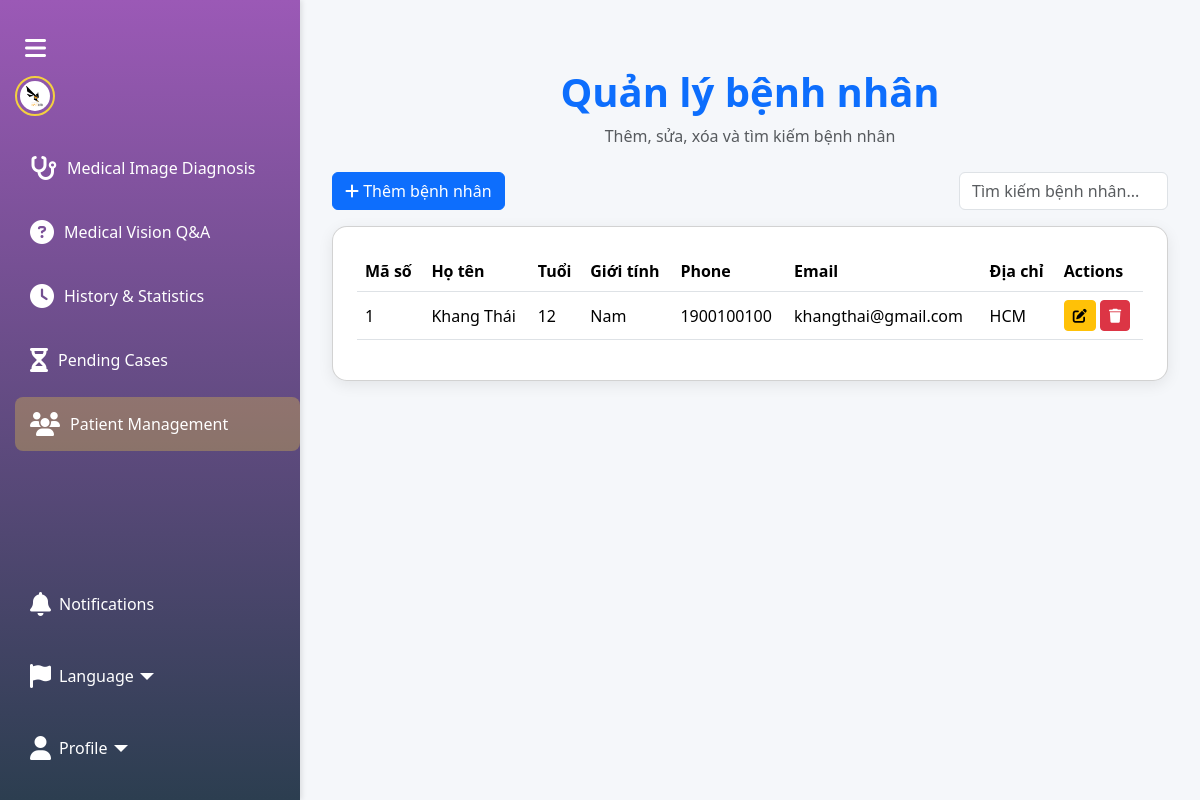
/patient-management (signed in), run on an earlier commit of the app's database.
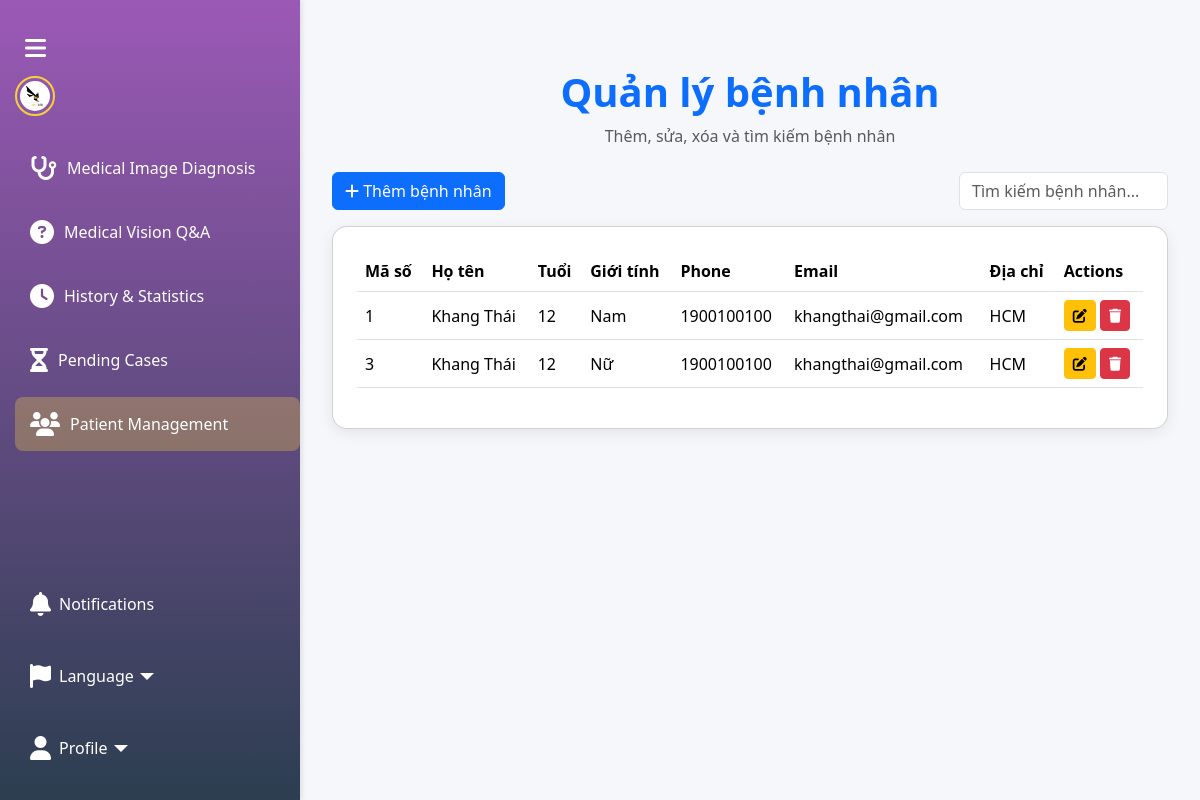
And on a later commit of the database.
### tables this page shows
CREATE TABLE patients (
            id INTEGER PRIMARY KEY AUTOINCREMENT,
            name TEXT NOT NULL,
            age INTEGER,
            gender TEXT,
            phone TEXT,
            email TEXT,
            address TEXT,
            creator_id INTEGER NOT NULL
        );

### app.py (the view)
@app.route("/patient-management")
def patient_management():
    if ('user_id' not in session) or ('user_role' not in session):
        flash("Vui lòng đăng nhập", "danger")
        return redirect(url_for('index'))
    if (session['user_role'] != 'doctor'):
        flash("Role khong hop le", "danger")
        return redirect(url_for('index'))
    user_id = session['user_id']
    conn = get_db_conn()
    patients = conn.execute(
        "SELECT * FROM patients WHERE creator_id = ?",
        (user_id,)
    ).fetchall()
    conn.close()
    return render_template("patient_management.html", isDoctor=True, show_patient_management=True, patients=patients)

### app.py (called while the page is built)
def get_db_conn():
    conn = sqlite3.connect(DB_FILE)
    conn.row_factory = sqlite3.Row
    return conn

### templates/patient_management.html (shortened to what this page needs)
<!DOCTYPE html>
<html lang="en">
<head>
  <link href="https://cdn.jsdelivr.net/npm/bootstrap@5.3.2/dist/css/bootstrap.min.css" rel="stylesheet">
  <link rel="stylesheet" href="https://cdnjs.cloudflare.com/ajax/libs/font-awesome/6.4.2/css/all.min.css">
  <link rel="stylesheet" href="{{ url_for('static', filename='sidebar.css') }}">
</head>
<body class="sidebar-collapsed" data-page="patient-management">
  {% include "sidebar.html" %}
  <div class="content">
    <div class="container py-5">
      <div class="text-center mb-4">
        <h1 class="fw-bold text-primary">Quản lý bệnh nhân</h1>
        <p class="text-muted">Thêm, sửa, xóa và tìm kiếm bệnh nhân</p>
      </div>
      <div class="mb-3 d-flex justify-content-between">
        <button class="btn btn-primary" data-bs-toggle="modal" data-bs-target="#addPatientModal">
          <i class="fas fa-plus"></i> Thêm bệnh nhân
        </button>
        <input type="text" id="searchInput" class="form-control w-25" placeholder="Tìm kiếm bệnh nhân...">
      </div>
      <div class="card p-4">
        <div class="table-responsive">
          <table class="table table-hover">
            <thead>
              <tr>
                <th>Mã số</th>
                <th>Họ tên</th>
                <th>Tuổi</th>
                <th>Giới tính</th>
                <th>Phone</th>
                <th>Email</th>
                <th>Địa chỉ</th>
                <th>Actions</th>
              </tr>
            </thead>
            <tbody>
              {% for p in patients %}
              <tr>
                <td>{{ p.id }}</td>
                <td>{{ p.name }}</td>
                <td>{{ p.age }}</td>
                <td>{{ p.gender }}</td>
                <td>{{ p.phone }}</td>
                <td>{{ p.email }}</td>
                <td>{{ p.address }}</td>
                <td>
                  <button class="btn btn-sm btn-warning edit-btn" data-bs-toggle="modal" data-bs-target="#editPatientModal"
                    data-id="{{ p.id }}" data-name="{{ p.name }}" data-age="{{ p.age }}" data-gender="{{ p.gender }}"
                    data-phone="{{ p.phone }}" data-email="{{ p.email }}" data-address="{{ p.address }}">
                    <i class="fas fa-edit"></i>
                  </button>
                  <form action="{{ url_for('delete_patient', id=p.id) }}" method="POST" class="d-inline">
                    <button type="submit" class="btn btn-sm btn-danger" onclick="return confirm('Bạn có chắc muốn xóa?')">
                      <i class="fas fa-trash"></i>
                    </button>
                  </form>
                </td>
              </tr>
              {% endfor %}
            </tbody>
          </table>
        </div>
      </div>
    </div>
  </div>
</body>
</html>

What changed in the data, as far as the page shows it:
added patients: id "3", name "Khang Thái", age "12", gender "Nữ", phone "1900100100", email "khangthai@gmail.com", address "HCM"
